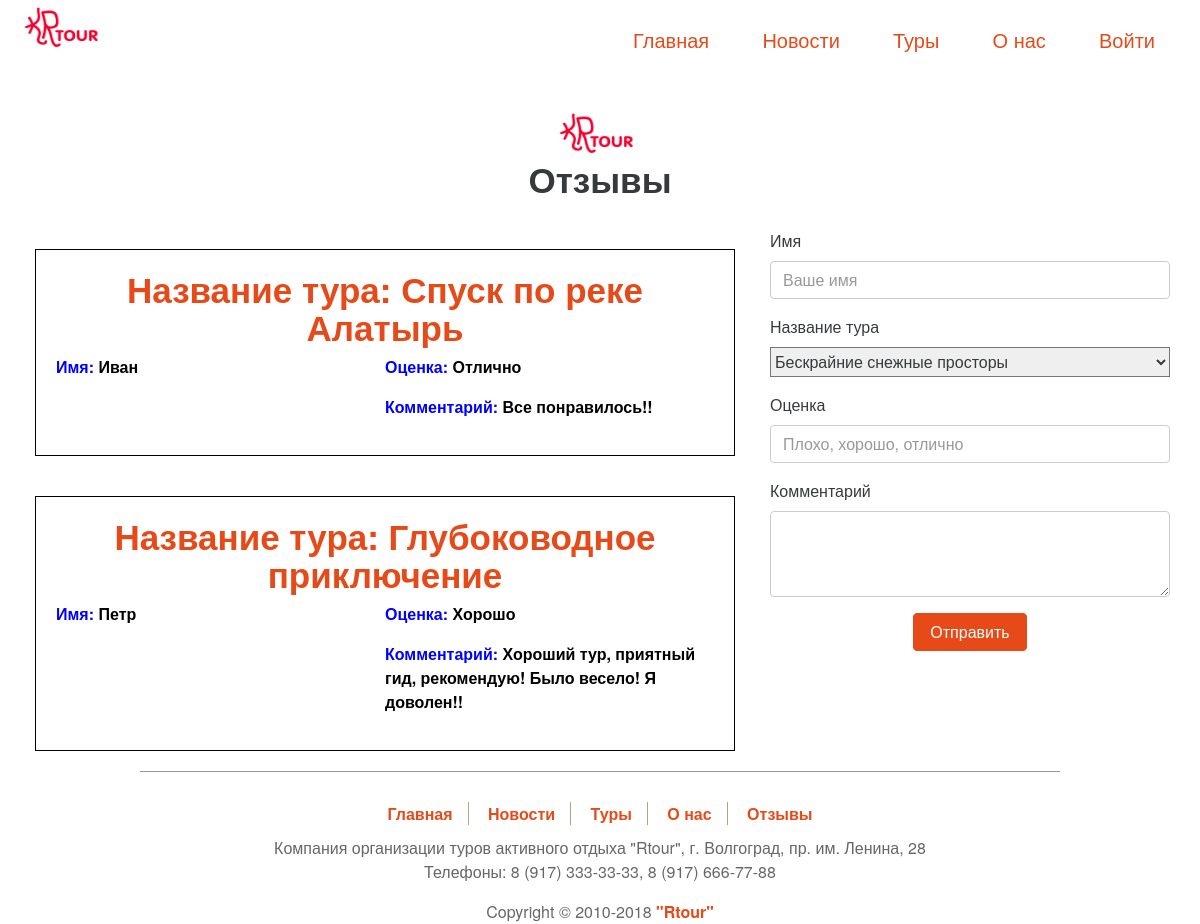
Page /feedback.php on the committed database.
### tables this page shows
CREATE TABLE IF NOT EXISTS `feedback` (
  `id` int(11) NOT NULL AUTO_INCREMENT,
  `user_login` varchar(255) NOT NULL,
  `Tour` varchar(255) NOT NULL,
  `mark` varchar(255) NOT NULL,
  `text` varchar(255) NOT NULL,
  PRIMARY KEY (`id`),
  KEY `Tour` (`Tour`),
  KEY `Tour_2` (`Tour`),
  KEY `user_login` (`user_login`)
);

### feedback.php (the view, shortened to what this page needs)
<!DOCTYPE html>
<html lang="ru">
<head>
    <link href="css/bootstrap.min.css" tppabs="http://bootstrap-v4.ru/dist/css/bootstrap.min.css" rel="stylesheet">
    <link href="css/style.css" rel="stylesheet">
</head>
<body style="background-image: url(img/fon.jpg);background-size: 100%;">
    <div class="container">
        <?include "header.php"?>
        <div style="margin: 30px;text-align: center">
            <img src="img/logo.png" width="100" height="50" alt="">
            <h1>Отзывы</h1>
        </div>
                <div class="feedback-wrapper">
                    <div style="display:flex; flex-direction: column;">
         <?php
        $table = "feedback";
        $query = "SELECT  * FROM $table";
        $res = mysql_query($query) or die(mysql_error());
        while ($row = mysql_fetch_array($res)) {
        echo "<div class=\"feedback\">";
            echo "<h1 style=\"text-align:center;color:#E64A19;\">Название тура: ".$row['Tour']."</h1>";
            echo "<div class=\"feedback-content\">";
                echo "<p style=\"color:blue;font-weight:bold;\">Имя: <span style=\"color:#000;\">".$row['user_login']."</span></p>";
                echo "<div>";
                    echo "<p style=\"color:blue;font-weight:bold;\">Оценка: <span style=\"color:#000;\">".$row['mark']."</span></p>";
                    echo "<p style=\"color:blue;font-weight:bold;\">Комментарий: <span style=\"color:#000;\">".$row['text']."</span></p>";
                echo "</div>";
            echo "</div>";
            echo "</div>";
                 }
                ?>
</div>
        <form class="feedback-form" name="comment" action="comment.php" method="post">
            <div class="form-group">
                <label for="formGroupExampleInput">Имя</label>
                <input type="text" class="form-control" name="name" id="formGroupExampleInput" placeholder="Ваше имя">
              </div>
              <div class="form-group">
                  <label for="formGroupExampleInput">Название тура</label>
                  <td>
       <?php
    $table = "tours";
    $query = "SELECT  Name_tour FROM $table";
    $res = mysql_query($query) or die(mysql_error());
    echo '<select name="tour" required style="width:400px; height: 30px;"   >\n';
    while ($row = mysql_fetch_array($res)) {
    echo "<option>".$row['Name_tour']."</option>\n";
    }
    echo "</select>\n";
    ?>
</td>
                </div>
            <div class="form-group">
                <label for="formGroupExampleInput">Оценка</label>
                <input type="text" class="form-control" name="mark" id="formGroupExampleInput" placeholder="Плохо, хорошо, отлично">
              </div>
              <div class="form-group">
              <label for="exampleTextarea">Комментарий</label>
              <textarea class="form-control" name="comment" id="exampleTextarea" rows="3"></textarea>
            </div>
            <div align="center">
                <button type="submit" class="btn btn-primary" style="border: solid 1px #E64A19;background: #E64A19;">Отправить</button>
            </div>
        </form>
</div>
</div>
        <?include "footer.php"?>
</body>
</html>

### css/style.css (style rules this page uses)
html, body { margin: 0; padding: 0; }
h1 { font-size: 35px; font-weight: bold; }
.feedback-wrapper { display: flex; flex-direction: row; }
.feedback { width: 700px; margin: 0 auto; background: #fff; border: 1px solid #000; margin: 20px; padding: 20px; }
.feedback-content { display: flex; flex-direction: row; }
.feedback-content p, .feedback-content div { flex: 1 1 100px; }
.feedback-form { width: 400px; margin: 0 auto; }

### rows in the picture
feedback: Tour "Спуск по реке Алатырь", user_login "Иван", mark "Отлично", text "Все понравилось!!"
feedback: Tour "Глубоководное приключение", user_login "Петр", mark "Хорошо", text "Хороший тур, приятный гид, рекомендую! Было весело! Я доволен!!"

### other values in the picture
form field tour "Бескрайние снежные просторы"
